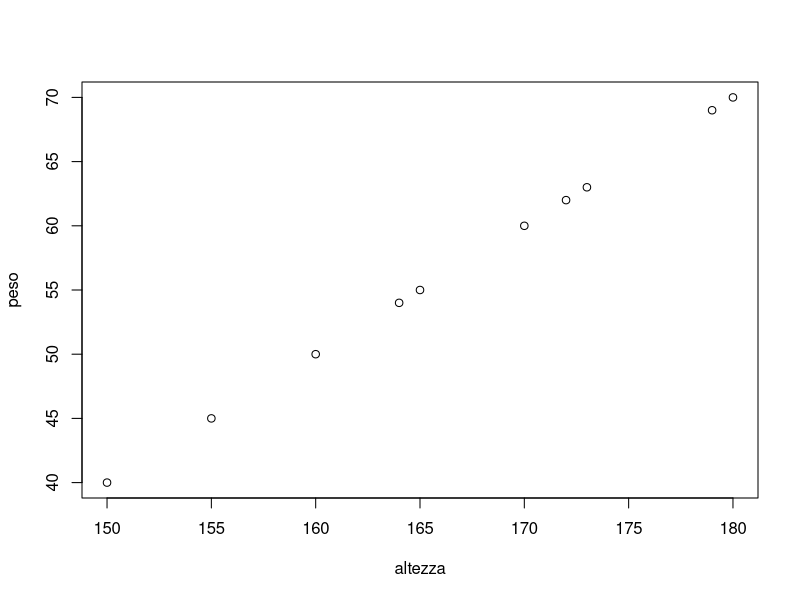
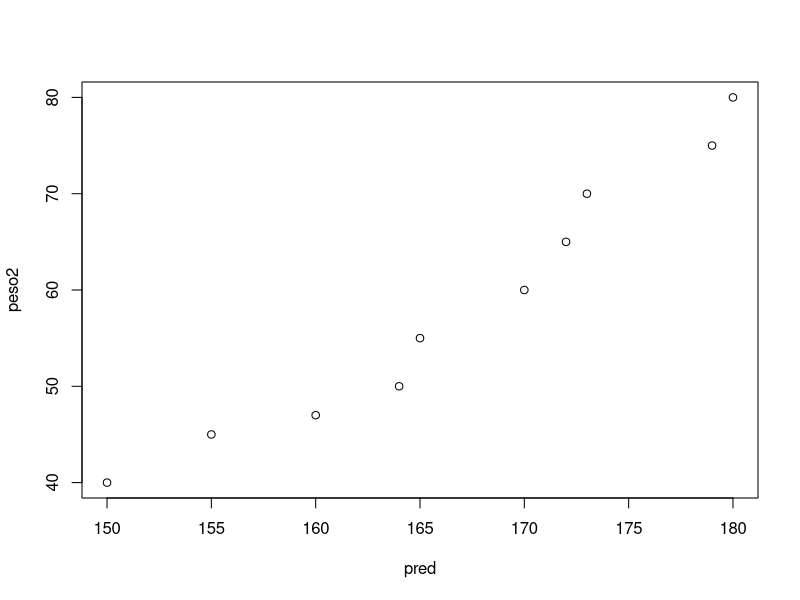
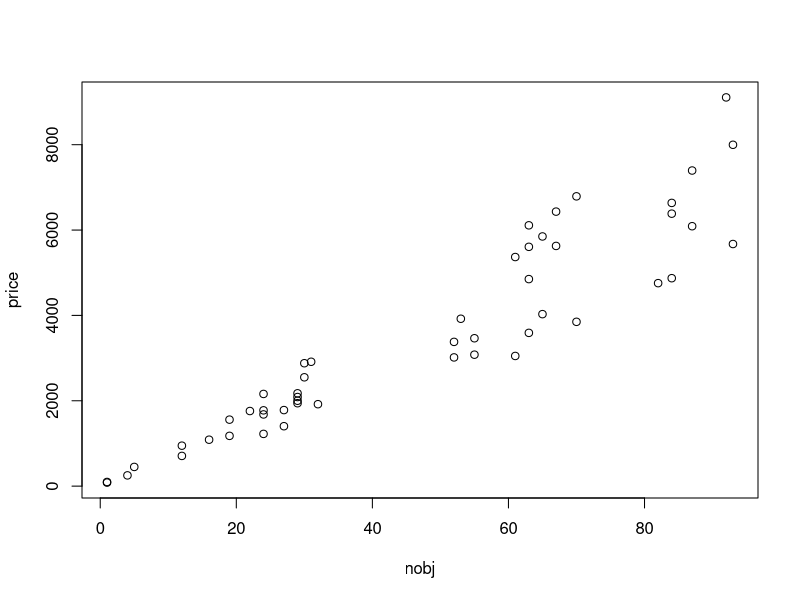
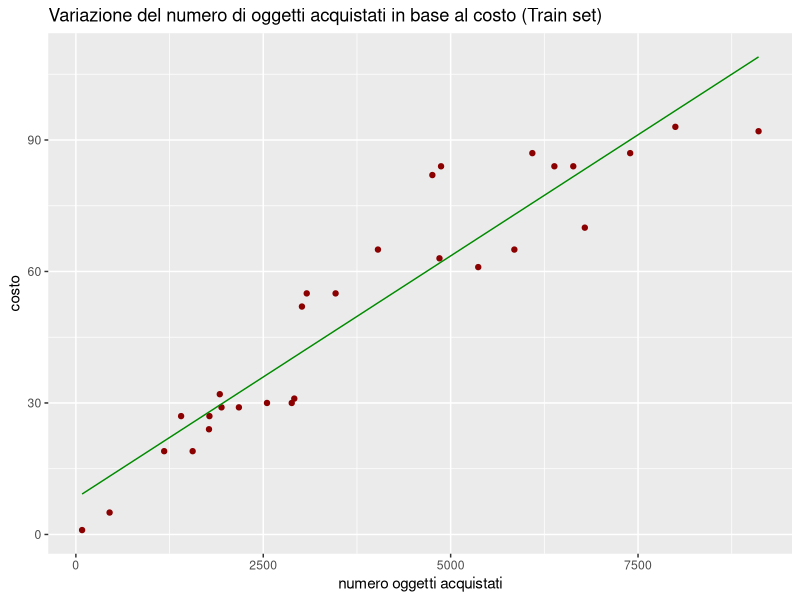
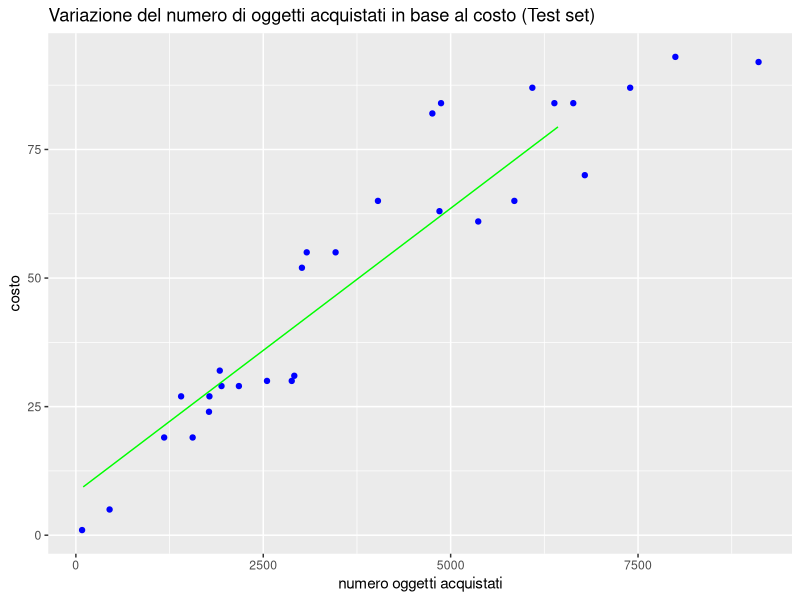

Write the R code that produced these figures, in order.
altezza <- c(150, 155, 160, 164, 165, 170, 172, 173, 179, 180)
peso <- c(40, 45, 50, 54, 55, 60, 62, 63, 69, 70)

df <- as.data.frame(cbind(altezza, peso))

plot(df)


lm(df$altezza ~ df$peso)


110 + 1 * 65


newd <- as.data.frame(c(40, 45, 47, 50, 55, 60, 65, 70, 75, 80))
colnames(newd) <- "peso2"

modello <- lm(df$altezza ~ df$peso)

pred <- predict(modello, newd)


cbind(pred, newd)

df2 <- cbind(pred, newd)

plot(df2)



# secondo esempio

# carichiamo il dataset
df <- read.csv("regrdf.csv")

# abbiamo due variabili: la prima è il numero di oggetti acquistati, la seconda il prezzo pagato. Vogliamo vedere se esiste una relazione tra queste 
# due variabili e vogliamo prevedere eventuali nuove aggiunte in base a questi dati

print(df)

# vediamo una rappresentazione grafica
plot(df)

# creiamo un oggetto di train e uno di test
set.seed(12345)
sampling <- sample(2, nrow(df), replace=TRUE, prob=c(0.6, 0.4))
train <- df[sampling==1,]
test <- df[sampling==2,]

# creiamo 
lr <- lm(formula = nobj ~ price, data = train)


pred <- predict(lr, newdata = test)

cbind(test$nobj, round(pred))

library(ggplot2)

ggplot() +
        geom_point(aes(x = train$price, y = train$nobj),
                   colour = 'red4') +
        geom_line(aes(x = train$price, y = predict(lr, newdata = train)),
                  colour = 'green4') +
        ggtitle('Variazione del numero di oggetti acquistati in base al costo (Train set)') +
        xlab('numero oggetti acquistati') +
        ylab('costo')

# risultati sul test set
ggplot() +
        geom_point(aes(x = train$price, y = train$nobj),
                   colour = 'blue') +
        geom_line(aes(x = test$price, y = predict(lr, newdata = test)),
                  colour = 'green') +
        ggtitle('Variazione del numero di oggetti acquistati in base al costo (Test set)') +
        xlab('numero oggetti acquistati') +
        ylab('costo')



